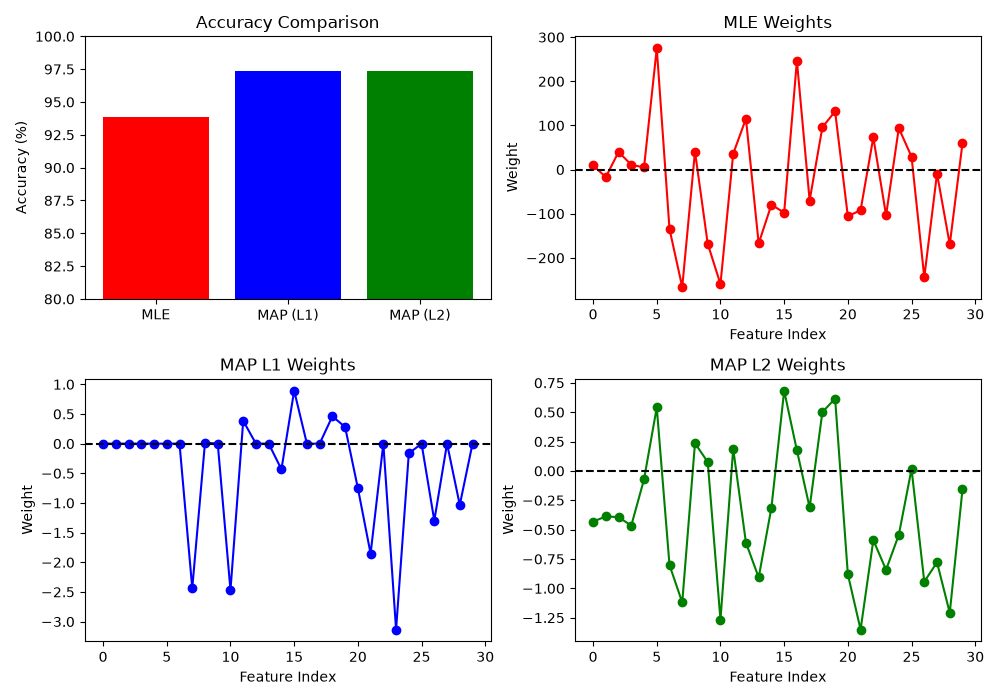

Recreate this plot in Python.
import matplotlib.pyplot as plt
from sklearn.datasets import load_breast_cancer
from sklearn.model_selection import train_test_split
from sklearn.preprocessing import StandardScaler
from sklearn.linear_model import LogisticRegression
from sklearn.metrics import accuracy_score

# Load and split data
X, y = load_breast_cancer(return_X_y=True)
X_train, X_test, y_train, y_test = train_test_split(X, y, test_size=0.2, random_state=42)

# Standardize
scaler = StandardScaler()
X_train = scaler.fit_transform(X_train)
X_test = scaler.transform(X_test)

# Train models
models = {
    "MLE": LogisticRegression(penalty=None, max_iter=10000),
    "MAP (L1)": LogisticRegression(penalty="l1", solver="liblinear"),
    "MAP (L2)": LogisticRegression(penalty="l2")
}

acc, coef = [], []
for name, model in models.items():
    model.fit(X_train, y_train)
    acc.append(accuracy_score(y_test, model.predict(X_test)) * 100)
    coef.append(model.coef_[0])

# Plot graphs
fig, ax = plt.subplots(2, 2, figsize=(10, 7))

ax[0,0].bar(models.keys(), acc, color=["red","blue","green"])
ax[0,0].set_title("Accuracy Comparison")
ax[0,0].set_ylabel("Accuracy (%)")
ax[0,0].set_ylim(80,100)

titles = ["MLE Weights", "MAP L1 Weights", "MAP L2 Weights"]
colors = ["red", "blue", "green"]

for i in range(3):
    r, c = (0,1) if i==0 else (1,i-1)
    ax[r,c].plot(coef[i], marker='o', color=colors[i])
    ax[r,c].axhline(0, color="black", linestyle="--")
    ax[r,c].set_title(titles[i])
    ax[r,c].set_xlabel("Feature Index")
    ax[r,c].set_ylabel("Weight")

plt.tight_layout()
plt.savefig("exp4.png")
plt.show()
